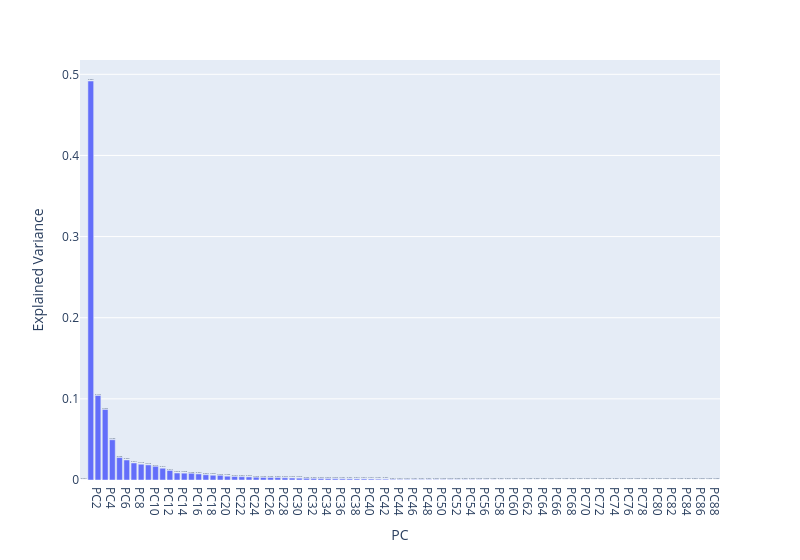

Write notebook code for a chart like this one.
### Markdown cell above
Explained Variance

### Code cell
# https://plotly.com/python/bar-charts/

fig = px.bar(df_explained_variance, 
             x='PC', y='Explained Variance',
             text='Explained Variance',
             width=800)

fig.update_traces(texttemplate='%{text:.3f}', textposition='outside')
fig.show()
